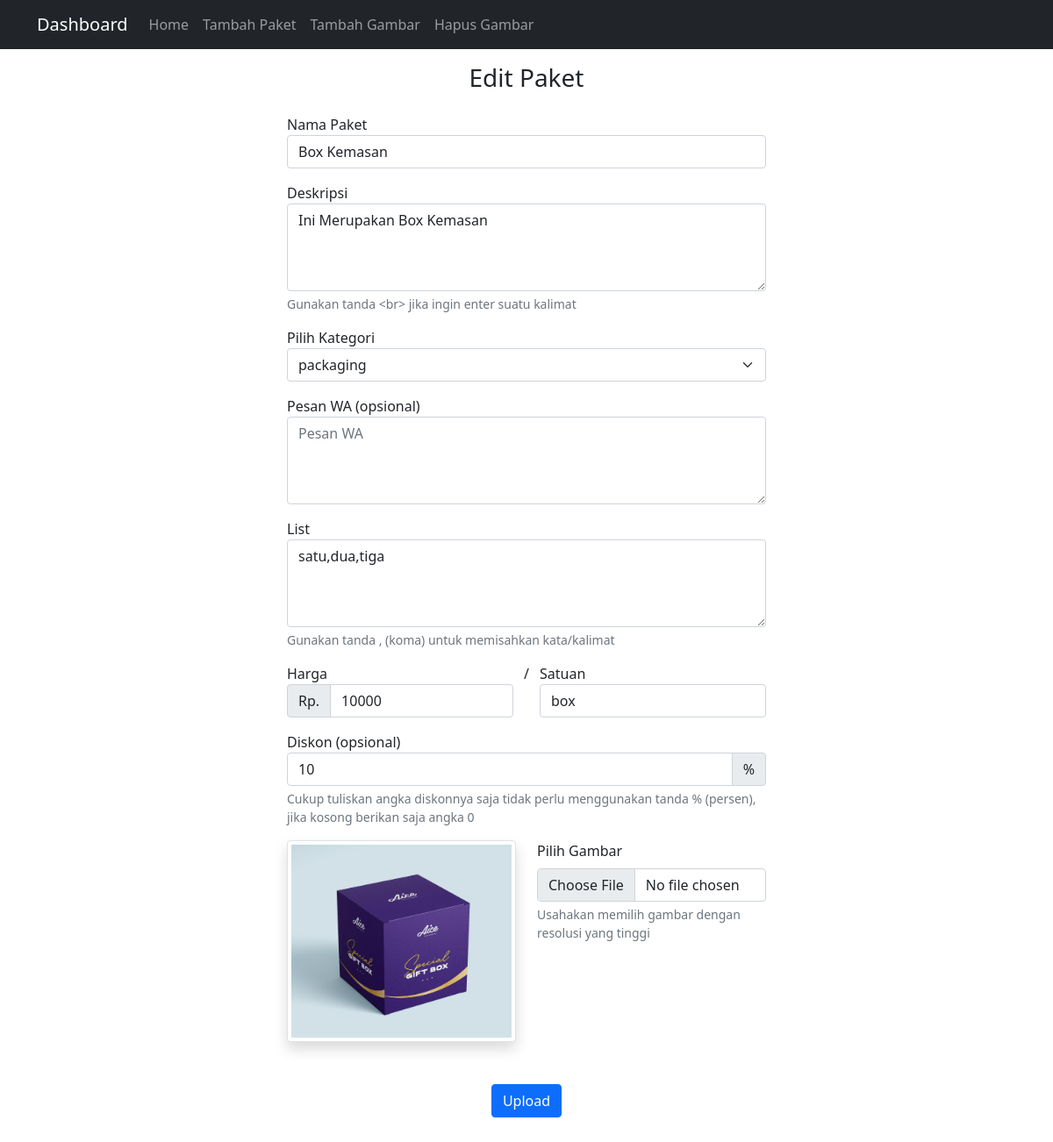
Screenshot of /admin/edit.php?id=15 (signed in) with the database file from the repository.
### tables this page shows
CREATE TABLE `daftarpaket` (
  `id` int(11) NOT NULL,
  `nama` varchar(50) NOT NULL,
  `deskripsi` text NOT NULL,
  `kategori` varchar(50) NOT NULL,
  `pesanwa` varchar(255) NOT NULL,
  `list` varchar(255) NOT NULL,
  `harga` int(11) NOT NULL,
  `satuan` varchar(50) NOT NULL,
  `diskon` int(11) NOT NULL,
  `image` varchar(255) NOT NULL
);

### admin/function.php (called while the page is built, shortened)
<?php
$conn = mysqli_connect("localhost", "root", "", "sinarmurni");
function query($query) {
	global $conn;
	$result = mysqli_query($conn, $query);
	$rows = [];
	while ( $row = mysqli_fetch_assoc($result) ) {
		$rows[] = $row;
	}
	return $rows;
}
 ?>

### admin/edit.php (the view, shortened to what this page needs)
<?php
require 'function.php';
$id = $_GET['id'];
$paket = query("SELECT * FROM daftarpaket WHERE id = $id")[0];
$display = explode('-', $paket['kategori']);
$select = end($display);
?>
<!doctype html>
<html lang="en">
  <head>
    <link href="https://cdn.jsdelivr.net/npm/bootstrap@5.1.3/dist/css/bootstrap.min.css" rel="stylesheet">
  </head>
  <body>
<nav class="navbar navbar-expand-lg navbar-dark bg-dark">
  <div class="container">
    <a class="navbar-brand" href="/sinar">Dashboard</a>
    <div class="collapse navbar-collapse" id="navbarSupportedContent">
      <ul class="navbar-nav me-auto mb-2 mb-lg-0">
        <li class="nav-item">
          <a class="nav-link" aria-current="page" href="index.php">Home</a>
        </li>
        <li class="nav-item">
          <a class="nav-link" href="tambah.php">Tambah Paket</a>
        </li>
        <li class="nav-item">
          <a class="nav-link" href="galery.php">Tambah Gambar</a>
        </li>
        <li class="nav-item">
          <a class="nav-link" href="image.php">Hapus Gambar</a>
        </li>
      </ul>
    </div>
  </div>
</nav>
<div class="container">
  <div class="row mt-3">
    <div class="col text-center">
      <h3>Edit Paket</h3>
    </div>
  </div>
  <div class="row mt-3 justify-content-center">
    <div class="col-md-6">
      <form action="" method="post" enctype="multipart/form-data">
        <div class="mb-3">
          <label for="nama">Nama Paket</label>
          <input type="text" name="nama" class="form-control" id="nama" value="<?= $paket['nama']; ?>">
        </div>
        <div class="mb-3">
          <label for="deskripsi">Deskripsi</label>
          <textarea class="form-control" name="deskripsi" id="deskripsi" style="height: 100px"><?= $paket['deskripsi']; ?></textarea>
          <div class="form-text">Gunakan tanda &lt;br&gt; jika ingin enter suatu kalimat</div>
        </div>
        <div class="mb-3">
          <label for="kategori">Pilih Kategori</label>
          <select class="form-select mb-3" name="kategori" aria-label="Default select example">
            <option selected value="<?= $paket['kategori'] ?>"><?= $select; ?></option>
          </select>
        </div>
        <div class="mb-3">
          <label for="pesan">Pesan WA (opsional)</label>
          <textarea class="form-control" name="pesan" placeholder="Pesan WA" id="pesan" style="height: 100px"><?= $paket['pesanwa']; ?></textarea>
        </div>
        <div class="mb-3">
          <label for="list">List</label>
          <textarea class="form-control" name="list" placeholder="list" id="list" style="height: 100px"><?= $paket['list']; ?></textarea>
          <div class="form-text">Gunakan tanda , (koma) untuk memisahkan kata/kalimat</div>
        </div>
        <div class="row">
          <div class="col">
            <label for="harga">Harga</label>
            <div class="input-group mb-3">
              <span class="input-group-text">Rp.</span>
              <input type="text" name="harga" placeholder="Harga" class="form-control" value="<?= $paket['harga']; ?>">
            </div>
          </div>
          /
          <div class="col">
            <label for="satuan">Satuan</label>
            <div class="input-group mb-3">
              <input type="text" name="satuan" placeholder="Contoh: pcs, lusin, box, paket, dll" class="form-control" value="<?= $paket['satuan']; ?>">
            </div>
          </div>
        </div>
        <div class="mb-3">
          <label for="diskon">Diskon (opsional)</label>
          <div class="input-group">
            <input type="text" name="diskon" placeholder="Diskon" class="form-control" value="<?= $paket['diskon']; ?>">
            <span class="input-group-text">%</span>
          </div>
          <div class="form-text">Cukup tuliskan angka diskonnya saja tidak perlu menggunakan tanda % (persen), jika kosong berikan saja angka 0</div>
        </div>
        <div class="row mb-3">
          <div class="col">
            <img src="../img/<?= $paket['image']; ?>" class="img-fluid img-thumbnail shadow" alt="">
          </div>
          <div class="col">
            <div class="mb-3">
              <label for="image" class="form-label">Pilih Gambar</label>
              <input class="form-control" type="file" name="image" id="image">
              <div class="form-text">Usahakan memilih gambar dengan resolusi yang tinggi</div>
            </div>
          </div>
        </div>
        <div class="mt-5 text-center">
          <button type="submit" class="btn btn-primary text-center mb-5" name="submit">Upload</button>
        </div>
      </form>
    </div>
  </div>
</div>
  </body>
</html>

### rows the page displays
daftarpaket: nama "Box Kemasan", deskripsi "Ini Merupakan Box Kemasan", list "satu,dua,tiga", harga "10000", satuan "box", diskon "10", image (picture)

### other values shown
form field kategori "packaging"
